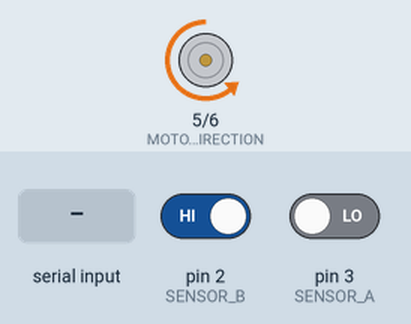
This sketch was run on a simulated Arduino Uno, built with avr-gcc and run on an emulated ATmega328P. Parts: direction and speed pins drawn as motors (green arrow = direction pin HIGH = forward, orange = LOW = backward, longer = more drive). The test bench sets the inputs (shaded band); at power-on: pin 2 (SENSOR_B) HIGH, pin 3 (SENSOR_A) LOW. What the sketch prints to the serial monitor is not drawn.

Above: at 0.1 s.
At 2.1 s:
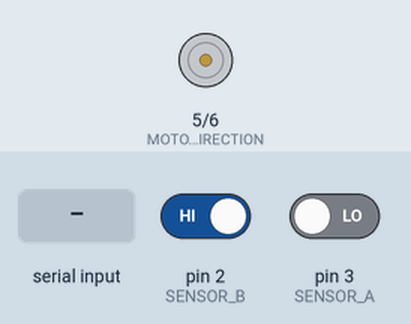
2.2 s: byte 18 (18) received over Serial
At 3.5 s:
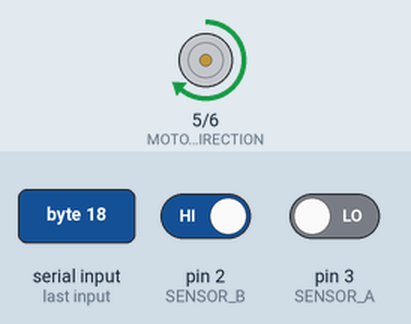
3.8 s: "1\n" received over Serial
Timing chart, 0 to 6.8 s (numbered marks = the images above; inputs shaded):
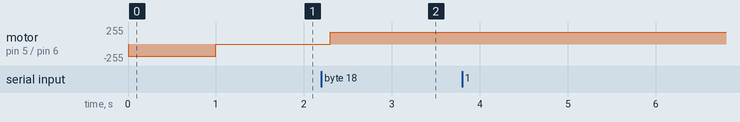

The sketch:

Arduino.ino
```cpp
//Printer motor
//Source & info at: www.HomoFaciens.de/technics-base-circuits-encoder-disc_en_navion.htm

#include <util/delay.h>

int stepStatus = 0;
//int stepStatusOld = 0;
byte sensorStatusA = 0;
byte oldSensorStatusA = 0;
byte sensorStatusB = 0;
int dutyCycle = 0;
signed long setPoint = 0;
signed long actualPoint = 0;
byte readByte = 0;

#define SENSOR_A 3
#define SENSOR_B 2

#define MOTOR_DIRECTION 5
#define MOTOR_PWM 6


#define P_FRACTION 1.0     //Proportional factor of control loop 0.001 - 10.0 (1.0)
#define STEP_MARGIN 4L     //10 - 1000 (1)

#define MIN_DUTYCYCLE 110   //0 - 255 (125)
#define MAX_DUTYCYCLE 180  //0 - 255 (255)


void establishContact() {
  while (Serial.available() <= 0) {
    Serial.print('X');     // send a capital X to indicate that Arduino is running
    delay(300);
  }
}

void change_step(){
  sensorStatusA = digitalRead(SENSOR_A);

   if ((oldSensorStatusA == LOW) && (sensorStatusA == HIGH)) {
     if (sensorStatusB == 0) {
       actualPoint++;
     }
     else{
       actualPoint--;
     }
   }
   oldSensorStatusA = sensorStatusA;
}

void change_sensor_A(){
  change_step();
}

void change_sensor_B(){
  sensorStatusB = digitalRead(SENSOR_B);
}


void setup() {

  digitalWrite(MOTOR_DIRECTION, 0);
  analogWrite(MOTOR_PWM, MAX_DUTYCYCLE);
  delay(1000);
  analogWrite(MOTOR_PWM, 0);
  delay(100);

  attachInterrupt(0, change_sensor_A, CHANGE);
  attachInterrupt(1, change_sensor_B, CHANGE);

  sensorStatusA = digitalRead(SENSOR_A);
  sensorStatusB = digitalRead(SENSOR_B);

  pinMode(MOTOR_DIRECTION, OUTPUT);
  pinMode(MOTOR_PWM, OUTPUT);


  // start serial port at 115200 bps:
  Serial.begin(115200);
  establishContact();  // send a byte to establish contact until receiver responds
}

void loop() {

      dutyCycle = (double)(abs(setPoint - actualPoint)) * (double)P_FRACTION;

      if(dutyCycle < MIN_DUTYCYCLE){
        dutyCycle = MIN_DUTYCYCLE;
      }
      if(dutyCycle > MAX_DUTYCYCLE){
        dutyCycle = MAX_DUTYCYCLE;
      }

      if(dutyCycle < MIN_DUTYCYCLE){
        dutyCycle = MIN_DUTYCYCLE;
      }
      if(dutyCycle > MAX_DUTYCYCLE){
        dutyCycle = MAX_DUTYCYCLE;
      }
      if(abs(setPoint - actualPoint) < STEP_MARGIN){
        analogWrite(MOTOR_PWM, 0);
        digitalWrite(MOTOR_DIRECTION, 0);
      }
      else{
        if(actualPoint < setPoint){
          digitalWrite(MOTOR_DIRECTION, 1);
          analogWrite(MOTOR_PWM, 255 - dutyCycle);
        }
        if(actualPoint > setPoint){
          digitalWrite(MOTOR_DIRECTION, 0);
          analogWrite(MOTOR_PWM, dutyCycle);
        }
      }


  readByte = 0;
  if (Serial.available() > 0){//if we get a valid byte, read from serial:
    //get incoming byte:
    readByte = Serial.read();
    Serial.print('r');   // send a 'r' to initiate next data from computer

    if(readByte > 0){
      if(readByte == 20){
        setPoint++;
      }
      if(readByte == 19){
        setPoint--;
      }
      if(readByte == 18){
        setPoint+=2875;
      }
      if(readByte == 17){
        setPoint-=2875;
      }
      if(readByte == 16){
        setPoint+=100;
      }
      if(readByte == 15){
        setPoint-=100;
      }
      if(readByte == 14){
        setPoint+=10;
      }
      if(readByte == 13){
        setPoint-=10;
      }
    }//if(readByte > 0){

  }//while (Serial.available() > 0){

}
```

Measured:
- after the input at 2.2 s, motor on pin 5 (MOTOR_DIRECTION) / pin 6 (MOTOR_PWM): stopped → forward 180/255 after 0.10 s
- after the input at 3.8 s, every drawn part: stays the same
